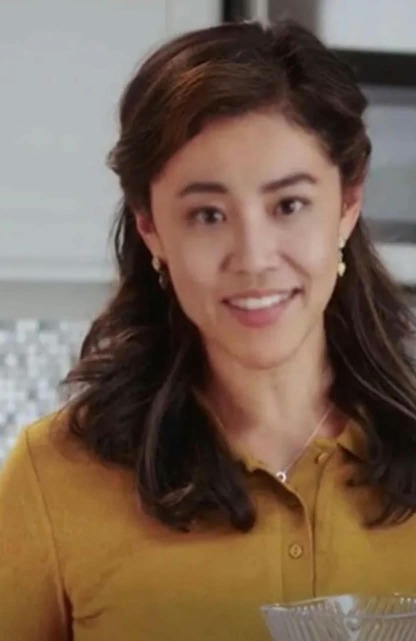
#> input picture test_fake.jpeg, 832 x 1281 px (shown at 1/2 size); its folder holds only this picture in this run
$ python -i face_detection.py   (imports and definitions only)
#> lines starting #> are read from the running program, lines starting #| are printed output that depends on the picture
from dataclasses import dataclass
from pathlib import Path

import cv2
import numpy as np


@dataclass(frozen=True)
class FaceRegion:
    x: int
    y: int
    width: int
    height: int


_FACE_CASCADE: cv2.CascadeClassifier | None = None


def _face_cascade() -> cv2.CascadeClassifier:
    global _FACE_CASCADE
    if _FACE_CASCADE is None:
        cascade_path = (
            Path(cv2.data.haarcascades) / "haarcascade_frontalface_alt2.xml"
        )
        cascade = cv2.CascadeClassifier(str(cascade_path))
        if cascade.empty():
            raise RuntimeError(f"Unable to load face detector: {cascade_path}")
        _FACE_CASCADE = cascade
    return _FACE_CASCADE


def detect_faces(image_rgb: np.ndarray) -> list[FaceRegion]:
    if (
        not isinstance(image_rgb, np.ndarray)
        or image_rgb.ndim != 3
        or image_rgb.shape[2] != 3
        or image_rgb.shape[0] == 0
        or image_rgb.shape[1] == 0
    ):
        raise ValueError("Expected a non-empty RGB image with three color channels.")

    scale = min(1.0, 960 / max(image_rgb.shape[:2]))
#> scale = 0.749
    if scale < 1:
        detection_image = cv2.resize(
            image_rgb,
            None,
            fx=scale,
            fy=scale,
            interpolation=cv2.INTER_AREA,
        )
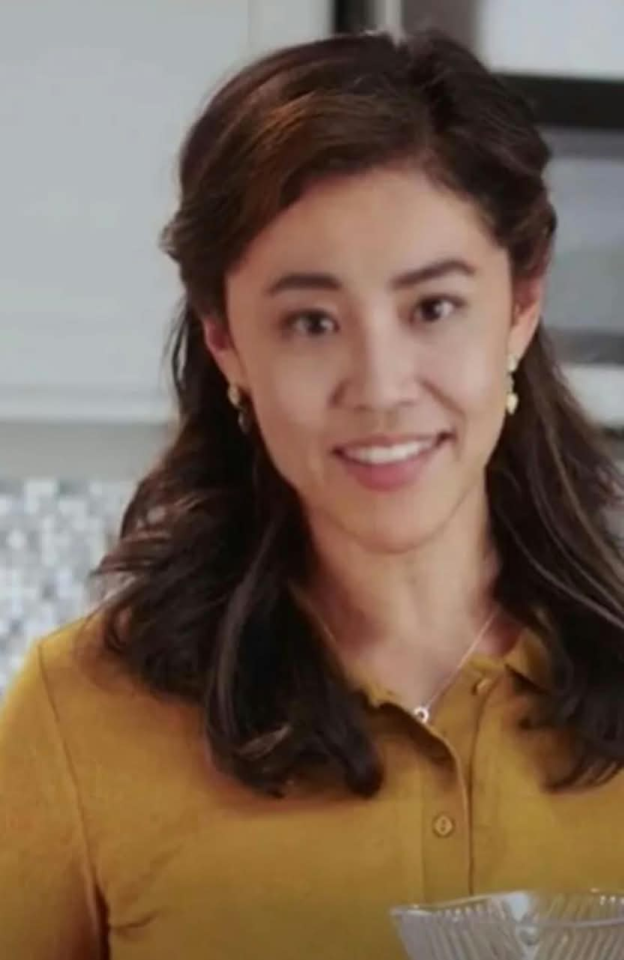
#> detection_image: shape (960, 624, 3); mean R, G, B 121.8, 100, 83.3
    else:
        detection_image = image_rgb

    gray = cv2.cvtColor(detection_image, cv2.COLOR_RGB2GRAY)
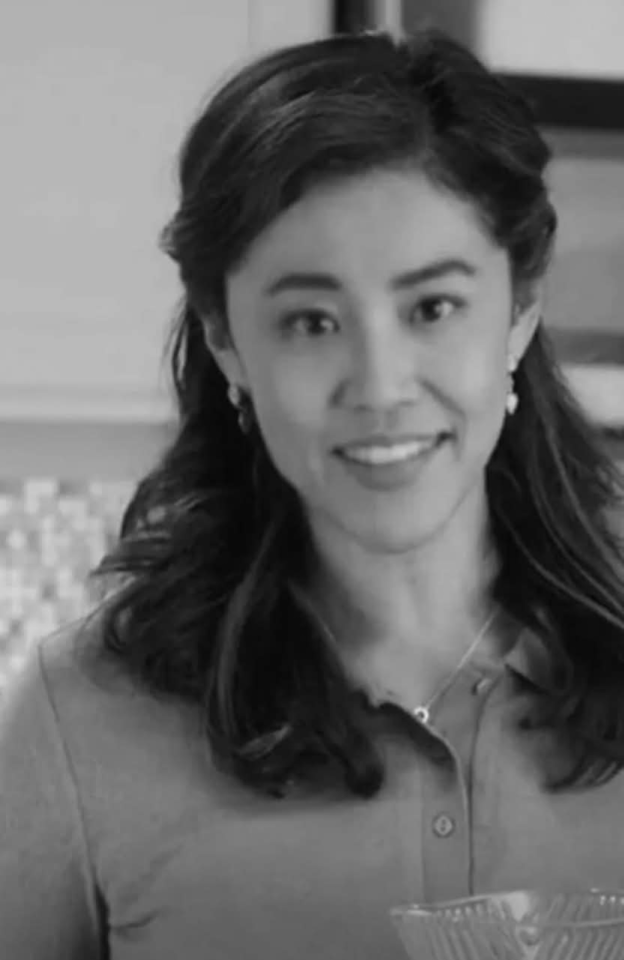
#> gray: shape (960, 624); min 6, max 226, mean 104.6
    gray = cv2.equalizeHist(gray)
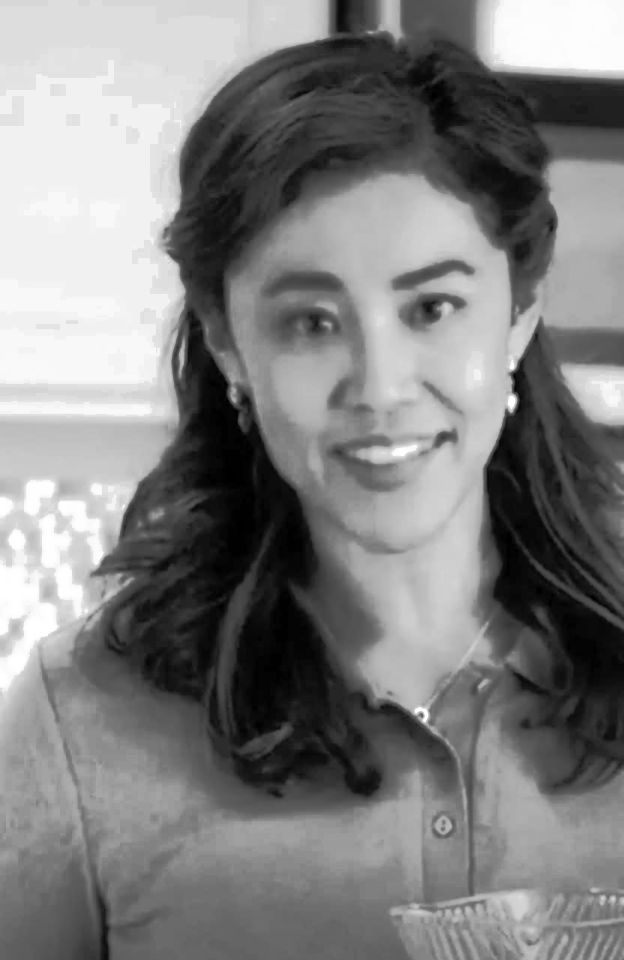
#> gray: shape (960, 624); min 0, max 255, mean 128.7
    detections = _face_cascade().detectMultiScale(
        gray,
        scaleFactor=1.1,
        minNeighbors=5,
        minSize=(30, 30),
    )
#> detections = [[197, 174, 360, 360]]
    inverse_scale = 1 / scale
#> inverse_scale = 1.33
    image_height, image_width = image_rgb.shape[:2]
#> image_height = 1281; image_width = 832
    regions = []
    for x, y, width, height in detections:
        regions.append(
            FaceRegion(
                x=max(0, round(x * inverse_scale)),
                y=max(0, round(y * inverse_scale)),
                width=min(round(width * inverse_scale), image_width - round(x * inverse_scale)),
                height=min(round(height * inverse_scale), image_height - round(y * inverse_scale)),
            )
        )
#> this loop made 1 pass
#> after the loop, regions = 1 item
    return regions


def crop_face_with_context(image_rgb: np.ndarray, face: FaceRegion) -> np.ndarray:
    x1, y1, x2, y2 = face_crop_bounds(image_rgb.shape, face)
    return image_rgb[y1:y2, x1:x2]


def face_crop_bounds(
    image_shape: tuple[int, ...],
    face: FaceRegion,
) -> tuple[int, int, int, int]:
    height, width = image_shape[:2]
    margin_x = round(face.width * 0.2)
    margin_y = round(face.height * 0.2)
    x1 = max(0, face.x - margin_x)
    y1 = max(0, face.y - margin_y)
    x2 = min(width, face.x + face.width + margin_x)
    y2 = min(height, face.y + face.height + margin_y)
    return x1, y1, x2, y2

>>> import cv2
>>> picture = cv2.cvtColor(cv2.imread('test_fake.jpeg'), cv2.COLOR_BGR2RGB)
>>> result = detect_faces(picture)
#> result = 1 item

$ run again, on test_real.jpeg
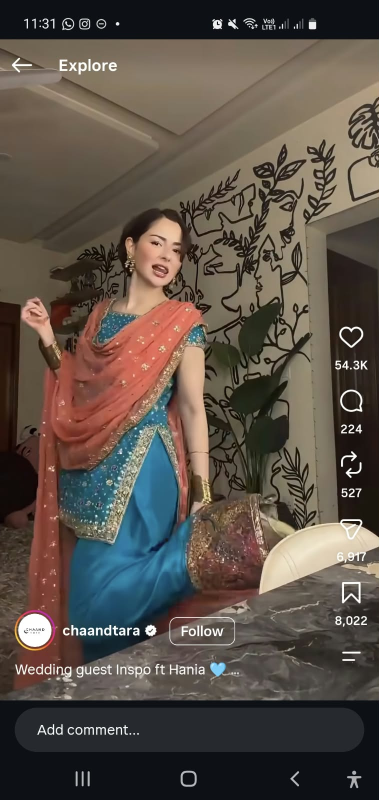
#> input picture test_real.jpeg, 758 x 1600 px (shown at 1/2 size)
#> in detect_faces, `gray = cv2.cvtColor(detection_image, cv2.COLOR_RGB2GRAY)`:
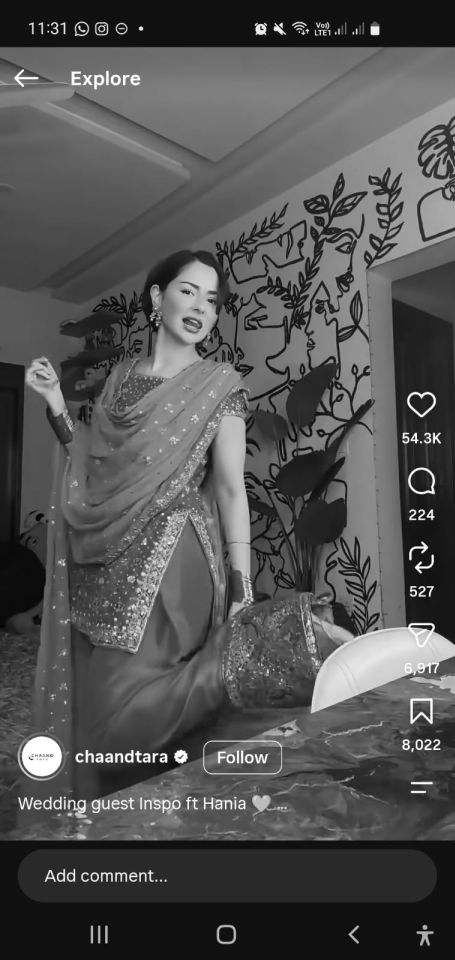
#> gray: shape (960, 455); min 3, max 255, mean 82.6
#> in detect_faces, `gray = cv2.equalizeHist(gray)`:
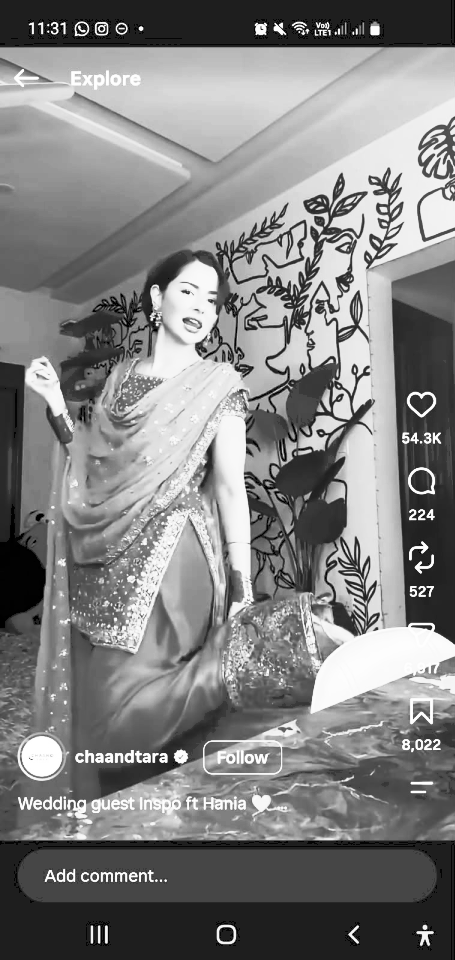
#> gray: shape (960, 455); min 0, max 255, mean 129.8
#> detections = [[157, 260, 79, 79]]
#> the loop in detect_faces, `for x, y, width, height in detections:` made 1 pass
#> after the loop in detect_faces, `for x, y, width, height in detections:`: regions = 1 item
